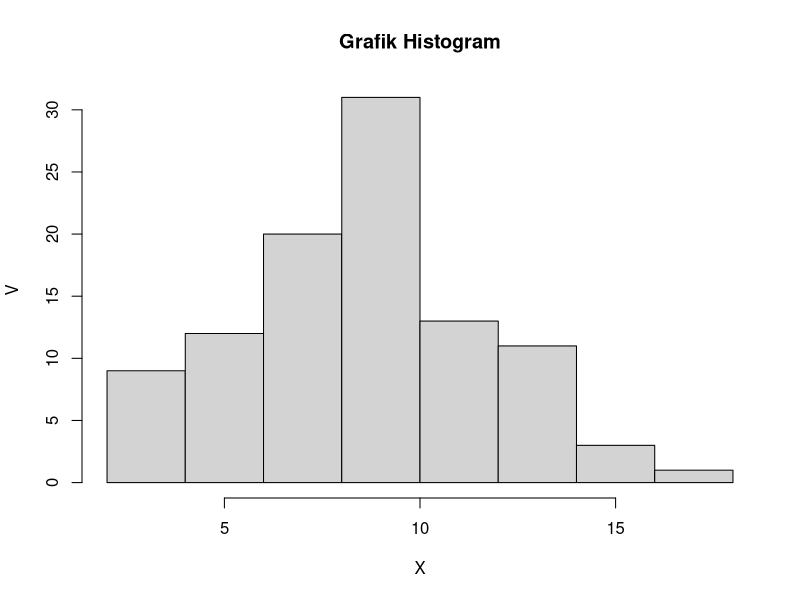

Here is the R script that generated this plot:
x = 2
v = 10

# A
probabilitas = dchisq(x, 10)
probabilitas

# B
n = 100
hist(rchisq(n, v), xlab = "X", ylab = "V", main = "Grafik Histogram")

# C
ratarata = v
varians = 2 * v
ratarata
varians